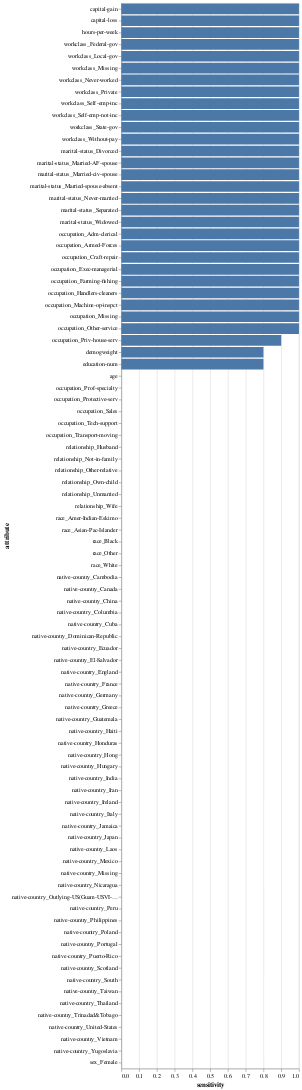

Notebook code cell kept with this figure:
### Code cell
sensitivity_rank = alt.Chart(sensitivity_df).mark_bar().encode(
    alt.X("sensitivity"),
    alt.Y("attribute", sort="-x")
)
sensitivity_rank

### Figure 1 — Vega-Lite specification as saved in the notebook (floating-point values rounded to 4 significant figures)
{"config": {"view": {"continuousWidth": 300, "continuousHeight": 300}}, "data": {"name": "data-41bd60651c907106a1ae879e5e9507a0"}, "mark": {"type": "bar"}, "encoding": {"x": {"field": "sensitivity", "type": "quantitative"}, "y": {"field": "attribute", "sort": "-x", "type": "nominal"}}, "$schema": "https://vega.github.io/schema/vega-lite/v5.15.1.json", "datasets": {"data-41bd60651c907106a1ae879e5e9507a0": [{"attribute": "age", "sensitivity": 0.0}, {"attribute": "demogweight", "sensitivity": 0.8}, {"attribute": "education-num", "sensitivity": 0.8}, {"attribute": "capital-gain", "sensitivity": 1.0}, {"attribute": "capital-loss", "sensitivity": 1.0}, {"attribute": "hours-per-week", "sensitivity": 1.0}, {"attribute": "workclass_Federal-gov", "sensitivity": 1.0}, {"attribute": "workclass_Local-gov", "sensitivity": 1.0}, {"attribute": "workclass_Missing", "sensitivity": 1.0}, {"attribute": "workclass_Never-worked", "sensitivity": 1.0}, {"attribute": "workclass_Private", "sensitivity": 1.0}, {"attribute": "workclass_Self-emp-inc", "sensitivity": 1.0}, {"attribute": "workclass_Self-emp-not-inc", "sensitivity": 1.0}, {"attribute": "workclass_State-gov", "sensitivity": 1.0}, {"attribute": "workclass_Without-pay", "sensitivity": 1.0}, {"attribute": "marital-status_Divorced", "sensitivity": 1.0}, {"attribute": "marital-status_Married-AF-spouse", "sensitivity": 1.0}, {"attribute": "marital-status_Married-civ-spouse", "sensitivity": 1.0}, {"attribute": "marital-status_Married-spouse-absent", "sensitivity": 1.0}, {"attribute": "marital-status_Never-married", "sensitivity": 1.0}, {"attribute": "marital-status_Separated", "sensitivity": 1.0}, {"attribute": "marital-status_Widowed", "sensitivity": 1.0}, {"attribute": "occupation_Adm-clerical", "sensitivity": 1.0}, {"attribute": "occupation_Armed-Forces", "sensitivity": 1.0}, {"attribute": "occupation_Craft-repair", "sensitivity": 1.0}, {"attribute": "occupation_Exec-managerial", "sensitivity": 1.0}, {"attribute": "occupation_Farming-fishing", "sensitivity": 1.0}, {"attribute": "occupation_Handlers-cleaners", "sensitivity": 1.0}, {"attribute": "occupation_Machine-op-inspct", "sensitivity": 1.0}, {"attribute": "occupation_Missing", "sensitivity": 1.0}, {"attribute": "occupation_Other-service", "sensitivity": 1.0}, {"attribute": "occupation_Priv-house-serv", "sensitivity": 0.9}, {"attribute": "occupation_Prof-specialty", "sensitivity": 0.0}, {"attribute": "occupation_Protective-serv", "sensitivity": 0.0}, {"attribute": "occupation_Sales", "sensitivity": 0.0}, {"attribute": "occupation_Tech-support", "sensitivity": 0.0}, {"attribute": "occupation_Transport-moving", "sensitivity": 0.0}, {"attribute": "relationship_Husband", "sensitivity": 0.0}, {"attribute": "relationship_Not-in-family", "sensitivity": 0.0}, {"attribute": "relationship_Other-relative", "sensitivity": 0.0}, {"attribute": "relationship_Own-child", "sensitivity": 0.0}, {"attribute": "relationship_Unmarried", "sensitivity": 0.0}, {"attribute": "relationship_Wife", "sensitivity": 0.0}, {"attribute": "race_Amer-Indian-Eskimo", "sensitivity": 0.0}, {"attribute": "race_Asian-Pac-Islander", "sensitivity": 0.0}, {"attribute": "race_Black", "sensitivity": 0.0}, {"attribute": "race_Other", "sensitivity": 0.0}, {"attribute": "race_White", "sensitivity": 0.0}, {"attribute": "native-country_Cambodia", "sensitivity": 0.0}, {"attribute": "native-country_Canada", "sensitivity": 0.0}, {"attribute": "native-country_China", "sensitivity": 0.0}, {"attribute": "native-country_Columbia", "sensitivity": 0.0}, {"attribute": "native-country_Cuba", "sensitivity": 0.0}, {"attribute": "native-country_Dominican-Republic", "sensitivity": 0.0}, {"attribute": "native-country_Ecuador", "sensitivity": 0.0}, {"attribute": "native-country_El-Salvador", "sensitivity": 0.0}, {"attribute": "native-country_England", "sensitivity": 0.0}, {"attribute": "native-country_France", "sensitivity": 0.0}, {"attribute": "native-country_Germany", "sensitivity": 0.0}, {"attribute": "native-country_Greece", "sensitivity": 0.0}, {"attribute": "native-country_Guatemala", "sensitivity": 0.0}, {"attribute": "native-country_Haiti", "sensitivity": 0.0}, {"attribute": "native-country_Honduras", "sensitivity": 0.0}, {"attribute": "native-country_Hong", "sensitivity": 0.0}, {"attribute": "native-country_Hungary", "sensitivity": 0.0}, {"attribute": "native-country_India", "sensitivity": 0.0}, {"attribute": "native-country_Iran", "sensitivity": 0.0}, {"attribute": "native-country_Ireland", "sensitivity": 0.0}, {"attribute": "native-country_Italy", "sensitivity": 0.0}, {"attribute": "native-country_Jamaica", "sensitivity": 0.0}, {"attribute": "native-country_Japan", "sensitivity": 0.0}, {"attribute": "native-country_Laos", "sensitivity": 0.0}, {"attribute": "native-country_Mexico", "sensitivity": 0.0}, {"attribute": "native-country_Missing", "sensitivity": 0.0}, {"attribute": "native-country_Nicaragua", "sensitivity": 0.0}, {"attribute": "native-country_Outlying-US(Guam-USVI-etc)", "sensitivity": 0.0}, {"attribute": "native-country_Peru", "sensitivity": 0.0}, {"attribute": "native-country_Philippines", "sensitivity": 0.0}, {"attribute": "native-country_Poland", "sensitivity": 0.0}, {"attribute": "native-country_Portugal", "sensitivity": 0.0}, {"attribute": "native-country_Puerto-Rico", "sensitivity": 0.0}, {"attribute": "native-country_Scotland", "sensitivity": 0.0}, {"attribute": "native-country_South", "sensitivity": 0.0}, {"attribute": "native-country_Taiwan", "sensitivity": 0.0}, {"attribute": "native-country_Thailand", "sensitivity": 0.0}, {"attribute": "native-country_Trinadad&Tobago", "sensitivity": 0.0}, {"attribute": "native-country_United-States", "sensitivity": 0.0}, {"attribute": "native-country_Vietnam", "sensitivity": 0.0}, {"attribute": "native-country_Yugoslavia", "sensitivity": 0.0}, {"attribute": "sex_Female", "sensitivity": 0.0}]}}
